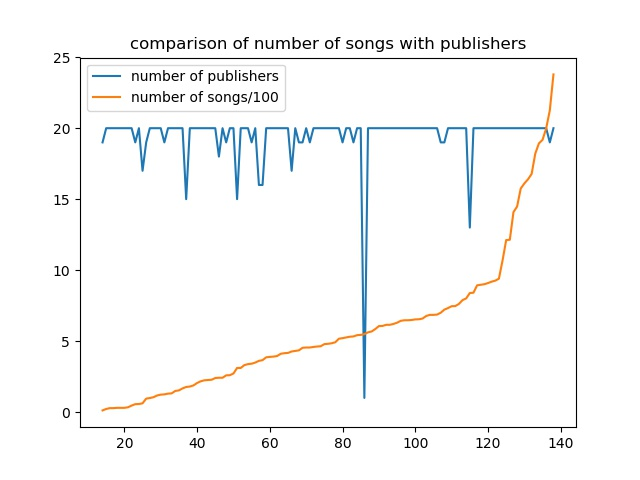

Python code for this plot:
#!/usr/bin/env python
# -*- coding:utf-8 -*-

import pandas as pd
import sqlite3
import matplotlib.pyplot as plt
import word


def analysis():

    '''
    draw conclusion from the data set
    '''

    sql_name = 'singers_info.sqlite'
    conn = sqlite3.connect(sql_name)
    cur = conn.cursor()
    print('calculating the conclusion...\n')

    # select data from database, figure out the number of songs each singer published
    print('reading table 1...')
    cur.execute('''SELECT Singers.singer_name, count(song.song_name)
        FROM song, Singers
        WHERE Singers.s_ID=song.singer_ID 
        GROUP BY song.singer_ID''')
    content1 = cur.fetchall()
    content1 = pd.DataFrame(content1)  # transform into DataFrame
    content1.sort_values(0, inplace=True)  # sort data by the name of singers
    content1.reset_index(drop=True, inplace=True)
    print('done with table 1')

    # select data from database, figure out the number of publishers which reported the singer
    print('reading table 2...')
    cur.execute('''SELECT singers.singer_name, count(publisher.publisher_name) 
        FROM publisher, Singers
        WHERE Singers.s_ID=publisher.singer_ID 
        AND publisher.publisher_name NOT NULL
        GROUP BY publisher.singer_ID''')
    content2 = cur.fetchall()
    content2 = pd.DataFrame(content2)  # transform into DataFrame
    content2.sort_values(0, inplace=True)  # sort data by the name of singers
    content2.reset_index(drop=True, inplace=True)
    print('done with table 2')

    content = pd.concat([content1, content2.iloc[:, 1]], axis=1)  # connect two DataFrame
    content.columns = ['singer', 'count_song', 'count_publisher']  # reset the column name
    content.sort_values('count_song', inplace=True)  # sort data by the numbers of songs
    content.reset_index(drop=True, inplace=True)

    # get the songs that published by Taylor Swift
    cur.execute('''SELECT Singers.singer_name,count(song.song_name)
        FROM song, Singers
        WHERE Singers.s_ID=song.singer_ID
        AND Singers.singer_name LIKE '%taylor%'
        GROUP BY song.singer_ID''')
    taylor = cur.fetchone()
    print('\nthe singer: {} the number of published songs: {}'.format(taylor[0], taylor[1]))

    # get the singer name and songs number who published the most songs
    cur.execute('''SELECT singer_name, count(song.song_name) as num
        FROM song, Singers
        WHERE Singers.s_ID=song.singer_ID 
        GROUP BY song.singer_ID
        ORDER BY num DESC
        LIMIT 1''')
    band = cur.fetchone()
    print('\nthe singer: {} published most songs: {}'.format(band[0], band[1]))

    # prepare data for plot the relationship between song numbers and publishers
    content_t = content[content['count_song'] > 1]
    table = content_t.describe()
    print(table)

    #  select all the songs' names from database
    cur.execute('''SELECT song_name
            FROM song''')
    song = cur.fetchall()
    song = str(song)  # transform from list to string, prepare for analyze the frequency

    word.wordcloud(song)  # plot the most frequently words

    #  plot the relationship between song numbers and publishers
    fig = plt.figure()
    plt.plot(content_t.index, content_t.iloc[:, 2], label='number of publishers')  # number of publishers
    plt.plot(content_t.index, content_t.iloc[:, 1]/100, label='number of songs/100')  # number of songs
    plt.legend()  # show label
    plt.title('comparison of number of songs with publishers')  # picture title
    plt.show()
    plt.draw()
    fig.savefig("conclusion.jpg")  # save picture locally
    fig.savefig("conclusion.jpg")  # save picture locally

